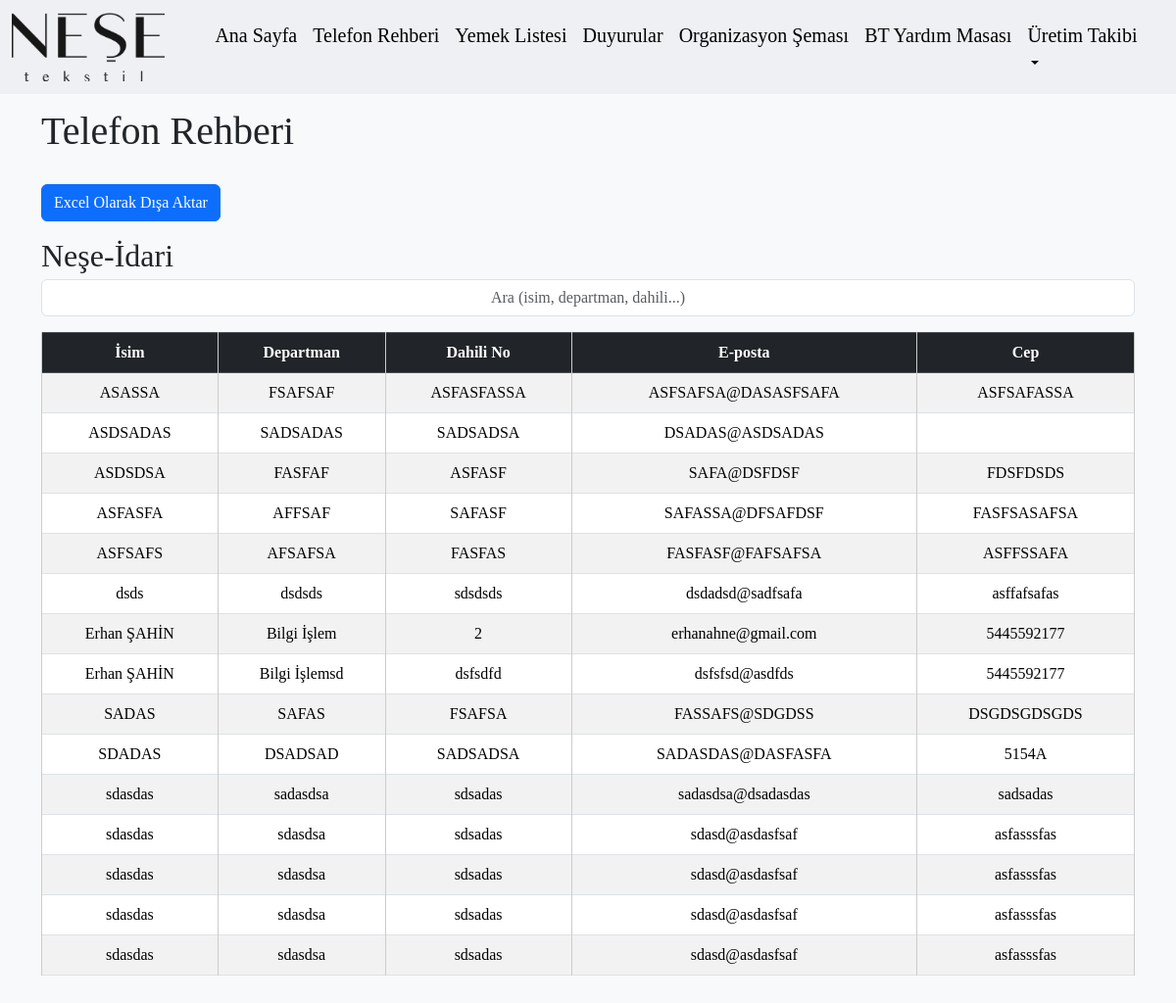
/rehber, run on an earlier commit of the app's database.
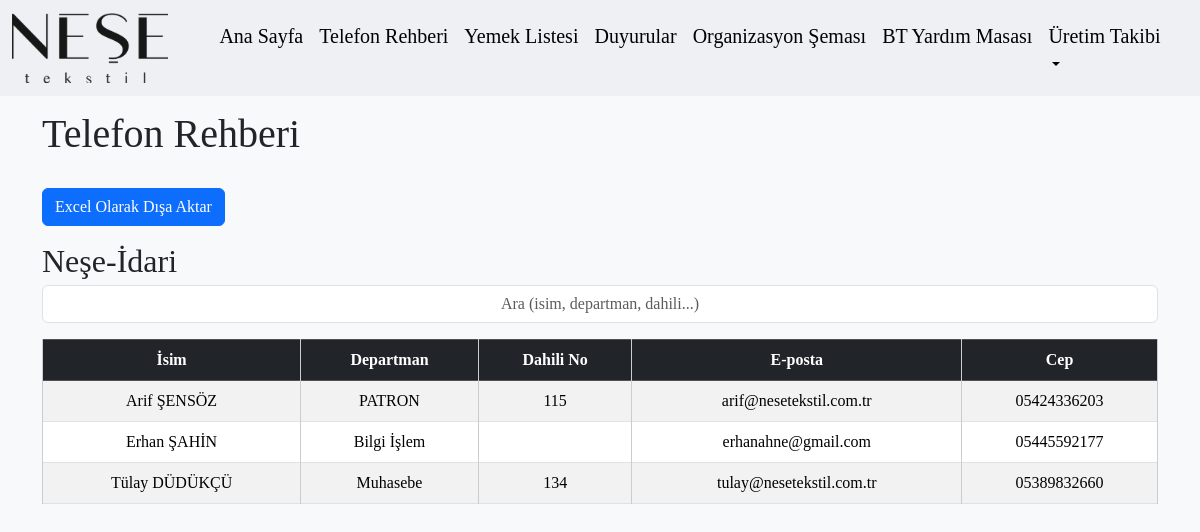
And on a later commit of the database.
### tables this page shows
CREATE TABLE kisiler (
            id INTEGER PRIMARY KEY AUTOINCREMENT,
            isim TEXT NOT NULL,
            departman TEXT NOT NULL,
            dahili TEXT NOT NULL,
            email TEXT,
            cep TEXT
        , resim TEXT);

### app.py (the view)
@app.route('/rehber')
def rehber():
    conn = get_db_connection()
    kisiler = conn.execute('SELECT * FROM kisiler').fetchall()
    conn.close()
    rehber = sorted(kisiler, key=lambda x: x['isim'].lower())
    return render_template_tarihli('rehber.html', rehber=rehber)

### app.py (called while the page is built)
def get_db_connection():
    conn = sqlite3.connect('rehber.db')
    conn.row_factory = sqlite3.Row
    return conn

def tarih_formatla(tarih):
    if isinstance(tarih, datetime):
        return tarih.strftime('%d.%m.%Y')
    elif isinstance(tarih, str):
        try:
            dt = datetime.fromisoformat(tarih)  # '2024-05-19'
            return dt.strftime('%d.%m.%Y')
        except:
            return tarih
    return tarih

def recursive_format(value):
    if isinstance(value, list):
        return [recursive_format(v) for v in value]
    elif isinstance(value, dict):
        return {k: recursive_format(v) for k, v in value.items()}
    else:
        return tarih_formatla(value)

def render_template_tarihli(template_name, **context):
    formatted_context = {k: recursive_format(v) for k, v in context.items()}
    return render_template(template_name, **formatted_context)

### templates/rehber.html (shortened to what this page needs)
{% extends "base.html" %}
{% block content %}
<div class="arac-bolumu">
  <div class="logo-texts">
    <h1>Telefon Rehberi</h1>
    {% if not is_admin %}
    <div class="mb-3">
        <a href="{{ url_for('export_excel') }}" class="btn btn-primary">Excel Olarak Dışa Aktar</a>
    </div>
    {% endif %}
    <h2>Neşe-İdari</h2>
  </div>
</div>
<input type="text" id="searchInput" placeholder="Ara (isim, departman, dahili...)" class="form-control mb-3">
<table id="rehberTable" class="table table-bordered table-striped">
  <thead class="table-dark">
    <tr>
        <th>İsim</th>
        <th>Departman</th>
        <th>Dahili No</th>
        <th>E-posta</th>
        <th>Cep</th>
    </tr>
  </thead>
  <tbody>
    {% for kisi in rehber %}
    <tr>
        <td>{{ kisi['isim'] }}</td>
        <td>{{ kisi['departman'] }}</td>
        <td>{{ kisi['dahili'] }}</td>
        <td>{{ kisi['email'] }}</td>
        <td>{{ kisi['cep'] }}</td>
    </tr>
    {% endfor %}
  </tbody>
</table>
{% endblock %}

What changed in the data, as far as the page shows it:
removed kisiler: isim "ASASSA", departman "FSAFSAF", dahili "ASFASFASSA", email "ASFSAFSA@DASASFSAFA", cep "ASFSAFASSA"
removed kisiler: isim "ASDSADAS", departman "SADSADAS", dahili "SADSADSA", email "DSADAS@ASDSADAS"
removed kisiler: isim "ASDSDSA", departman "FASFAF", dahili "ASFASF", email "SAFA@DSFDSF", cep "FDSFDSDS"
removed kisiler: isim "ASFASFA", departman "AFFSAF", dahili "SAFASF", email "SAFASSA@DFSAFDSF", cep "FASFSASAFSA"
removed kisiler: isim "ASFSAFS", departman "AFSAFSA", dahili "FASFAS", email "FASFASF@FAFSAFSA", cep "ASFFSSAFA"
removed kisiler: isim "dsds", departman "dsdsds", dahili "sdsdsds", email "dsdadsd@sadfsafa", cep "asffafsafas"
removed kisiler: isim "Erhan ŞAHİN", departman "Bilgi İşlemsd", dahili "dsfsdfd", email "dsfsfsd@asdfds", cep "5445592177"
removed kisiler: isim "SADAS", departman "SAFAS", dahili "FSAFSA", email "FASSAFS@SDGDSS", cep "DSGDSGDSGDS"
removed kisiler: isim "SDADAS", departman "DSADSAD", dahili "SADSADSA", email "SADASDAS@DASFASFA", cep "5154A"
removed kisiler: isim "sdasdas", departman "sadasdsa", dahili "sdsadas", email "sadasdsa@dsadasdas", cep "sadsadas"
removed kisiler: isim "sdasdas", departman "sdasdsa", dahili "sdsadas", email "sdasd@asdasfsaf", cep "asfasssfas"
removed kisiler: isim "sdasdas", departman "sdasdsa", dahili "sdsadas", email "sdasd@asdasfsaf", cep "asfasssfas"
removed kisiler: isim "sdasdas", departman "sdasdsa", dahili "sdsadas", email "sdasd@asdasfsaf", cep "asfasssfas"
removed kisiler: isim "sdasdas", departman "sdasdsa", dahili "sdsadas", email "sdasd@asdasfsaf", cep "asfasssfas"
added kisiler: isim "Arif ŞENSÖZ", departman "PATRON", dahili "115", email "arif@nesetekstil.com.tr", cep "05424336203"
changed kisiler "Erhan ŞAHİN": cep "5445592177" → "05445592177"; dahili "2" → (not shown)
added kisiler: isim "Tülay DÜDÜKÇÜ", departman "Muhasebe", dahili "134", email "tulay@nesetekstil.com.tr", cep "05389832660"
